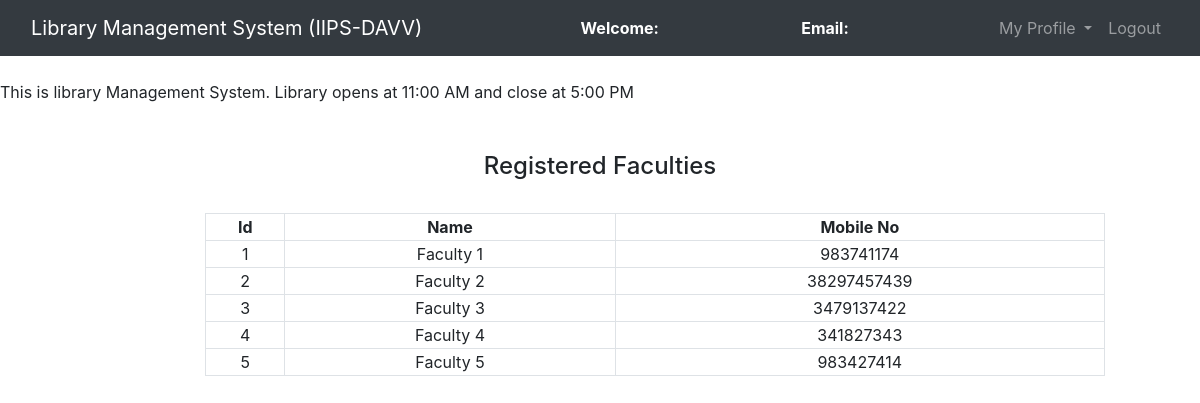
The app's page /admin/Regfaculty.php with its own data.
### tables this page shows
CREATE TABLE `faculty` (
  `fac_id` int(11) NOT NULL,
  `name` varchar(100) NOT NULL,
  `mobile` bigint(20) DEFAULT NULL,
  `email` varchar(100) DEFAULT NULL
);

### admin/Regfaculty.php (the view, shortened to what this page needs)
<?php
	$connection = mysqli_connect("localhost","root","");
	$query = "select * from faculty";
?>
<!DOCTYPE html>
<html>
<head>
	<link rel="stylesheet" type="text/css" href="../bootstrap-4.4.1/css/bootstrap.min.css">
</head>
<body>
	<nav class="navbar navbar-expand-lg navbar-dark bg-dark">
		<div class="container-fluid">
			<div class="navbar-header">
				<a class="navbar-brand" href="admin_dashboard.php">Library Management System (IIPS-DAVV)</a>
			</div>
			<font style="color: white"><span><strong>Welcome: <?php echo $_SESSION['name'];?></strong></span></font>
			<font style="color: white"><span><strong>Email: <?php echo $_SESSION['email'];?></strong></font>
		    <ul class="nav navbar-nav navbar-right">
		      <li class="nav-item dropdown">
	        	<a class="nav-link dropdown-toggle" data-toggle="dropdown">My Profile </a>
		      </li>
		      <li class="nav-item">
		        <a class="nav-link" href="../logout.php">Logout</a>
		      </li>
		    </ul>
		</div>
	</nav><br>
	<span><marquee>This is library Management System. Library opens at 11:00 AM and close at 5:00 PM</marquee></span><br><br>
		<center><h4>Registered Faculties</h4><br></center>
		<div class="row">
			<div class="col-md-2"></div>
			<div class="col-md-8">
				<form>
					<table class="table-bordered" width="900px" style="text-align: center">
						<tr>
							<th>Id</th>
							<th>Name</th>
							<th>Mobile No</th>
						</tr>
					<?php
						$query_run = mysqli_query($connection,$query);
						while ($row = mysqli_fetch_assoc($query_run)){
							?>
							<tr>
							<td><?php echo $row['fac_id'];?></td>
							<td><?php echo $row['name'];?></td>
							<td><?php echo $row['mobile'];?></td>
						</tr>
					<?php
						}
					?>
				</table>
				</form>
			</div>
			<div class="col-md-2"></div>
		</div>
</body>
</html>

### records on screen
faculty: fac_id "1", name "Faculty 1", mobile "983741174"
faculty: fac_id "2", name "Faculty 2", mobile "38297457439"
faculty: fac_id "3", name "Faculty 3", mobile "3479137422"
faculty: fac_id "4", name "Faculty 4", mobile "341827343"
faculty: fac_id "5", name "Faculty 5", mobile "983427414"
